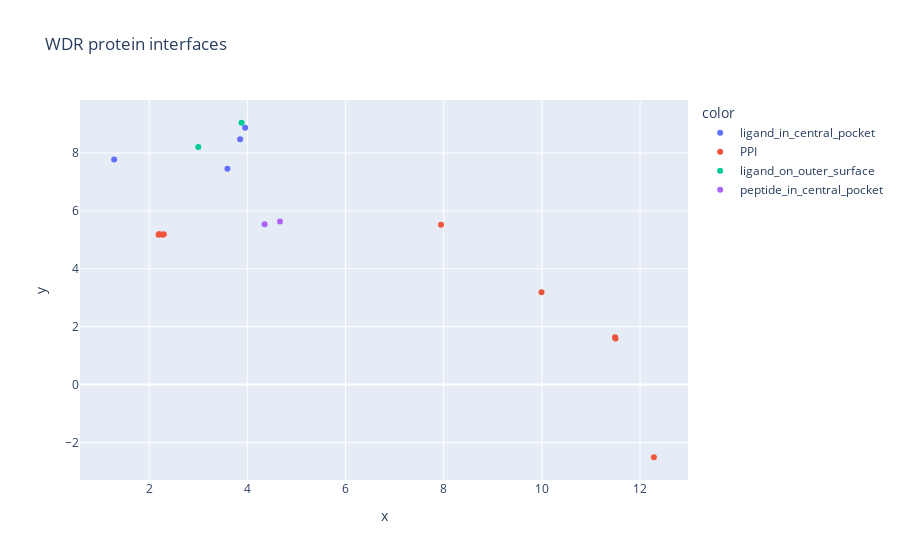

Here is the notebook cell this chart was saved with:
### Code cell
import plotly.express as px

px.scatter(df, x="x", y="y", hover_name=df["graph_id"], title="WDR protein interfaces")
px.scatter(chosen_df, x="x", y="y", hover_name=chosen_df["graph_id"].map(extra_labels), 
           title="WDR protein interfaces", color=chosen_df["graph_id"].map(extra_labels))

### Figure 1 — Plotly figure (JSON) as saved in the notebook; plotly's stock layout.template omitted (floating-point values rounded to 4 significant figures)
{"data": [{"hovertemplate": "<b>%{hovertext}</b><br><br>color=ligand_in_central_pocket<br>x=%{x}<br>y=%{y}<extra></extra>", "hovertext": ["ligand_in_central_pocket", "ligand_in_central_pocket", "ligand_in_central_pocket", "ligand_in_central_pocket"], "legendgroup": "ligand_in_central_pocket", "marker": {"color": "#636efa", "symbol": "circle"}, "mode": "markers", "name": "ligand_in_central_pocket", "orientation": "v", "showlegend": true, "type": "scatter", "x": [3.956, 3.595, 1.288, 3.853], "xaxis": "x", "y": [8.873, 7.461, 7.779, 8.476], "yaxis": "y"}, {"hovertemplate": "<b>%{hovertext}</b><br><br>color=PPI<br>x=%{x}<br>y=%{y}<extra></extra>", "hovertext": ["PPI", "PPI", "PPI", "PPI", "PPI", "PPI", "PPI", "PPI", "PPI"], "legendgroup": "PPI", "marker": {"color": "#EF553B", "symbol": "circle"}, "mode": "markers", "name": "PPI", "orientation": "v", "showlegend": true, "type": "scatter", "x": [12.28, 2.193, 11.5, 2.272, 2.208, 7.945, 9.992, 2.3, 11.49], "xaxis": "x", "y": [-2.514, 5.18, 1.593, 5.177, 5.198, 5.521, 3.193, 5.191, 1.632], "yaxis": "y"}, {"hovertemplate": "<b>%{hovertext}</b><br><br>color=ligand_on_outer_surface<br>x=%{x}<br>y=%{y}<extra></extra>", "hovertext": ["ligand_on_outer_surface", "ligand_on_outer_surface"], "legendgroup": "ligand_on_outer_surface", "marker": {"color": "#00cc96", "symbol": "circle"}, "mode": "markers", "name": "ligand_on_outer_surface", "orientation": "v", "showlegend": true, "type": "scatter", "x": [3.883, 3.002], "xaxis": "x", "y": [9.046, 8.205], "yaxis": "y"}, {"hovertemplate": "<b>%{hovertext}</b><br><br>color=peptide_in_central_pocket<br>x=%{x}<br>y=%{y}<extra></extra>", "hovertext": ["peptide_in_central_pocket", "peptide_in_central_pocket"], "legendgroup": "peptide_in_central_pocket", "marker": {"color": "#ab63fa", "symbol": "circle"}, "mode": "markers", "name": "peptide_in_central_pocket", "orientation": "v", "showlegend": true, "type": "scatter", "x": [4.666, 4.353], "xaxis": "x", "y": [5.63, 5.535], "yaxis": "y"}], "layout": {"legend": {"title": {"text": "color"}, "tracegroupgap": 0}, "title": {"text": "WDR protein interfaces"}, "xaxis": {"anchor": "y", "domain": [0, 1], "title": {"text": "x"}}, "yaxis": {"anchor": "x", "domain": [0, 1], "title": {"text": "y"}}}}
